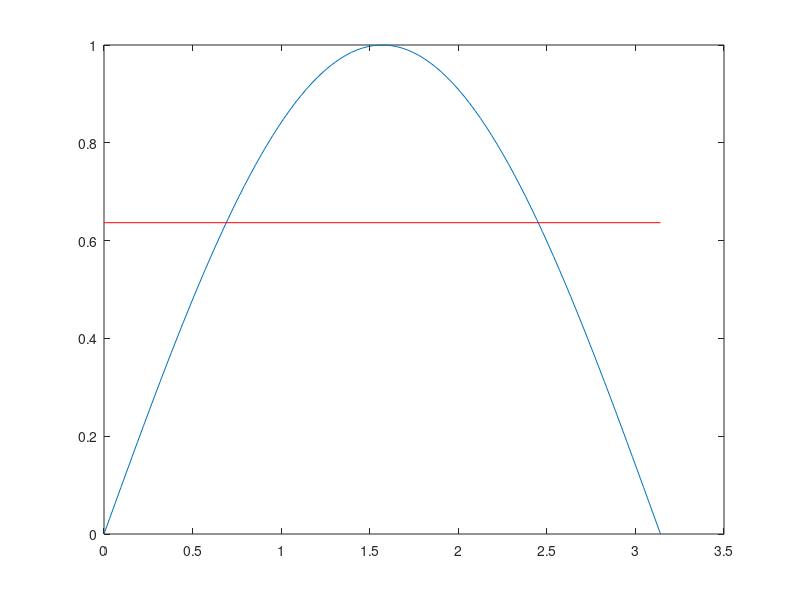

Reproduce this figure in MATLAB.
% Plot of sin(x) on the interval [0, pi], and adding the average value
close all;
x = linspace(0, pi);
y = sin(x);
plot(x, y);
hold on;
% we will re-calculate the average value here, just because we can
f = @(x) sin(x);
avg = (1/pi) * integral(f, 0, pi);
plot([0, pi], [avg, avg], 'r');
